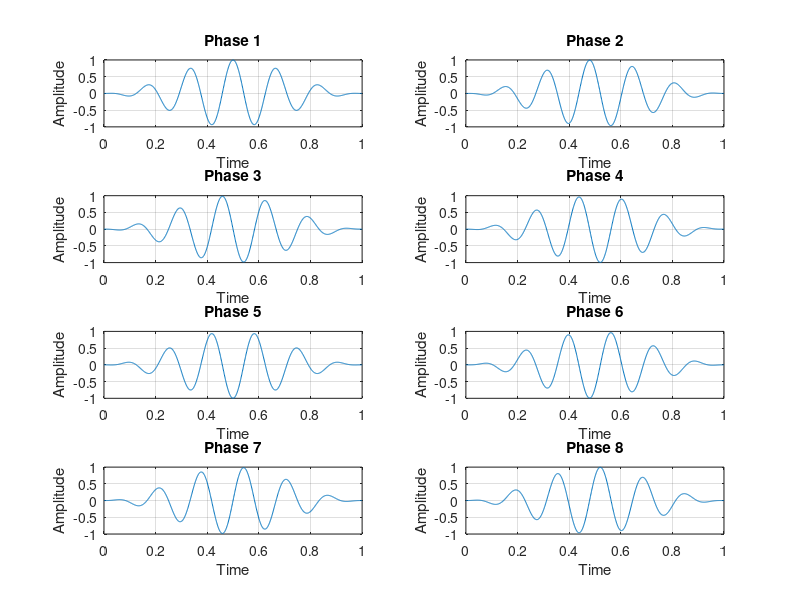

Write MATLAB code to recreate this figure. (Note: this script raises an error after producing the figure.)
T = 1; % Time period
fc = 6 / T; % Carrier frequency
M = 8; % Number of phases for PSK
t = linspace(0, T, 1000); % Time vector
% Define GT(t) pulse shape function
GT = @(t) 0.5 * (1 - cos(2 * pi * t / T)) .* (0 <= t & t <= T);
% Generate 8-PSK waveforms
theta = linspace(0, 2 * pi, M + 1); % Phase angles
theta = theta(1:M); % Remove the last angle to avoid overlap
PSK_waveforms = zeros(M, length(t));
for i = 1:M
 PSK_waveforms(i, :) = cos(2 * pi * fc * t + theta(i)) .* GT(t);
end
% Plotting the 8-PSK signal waveforms
figure;
for i = 1:M
 subplot(M/2, 2, i);
 plot(t, PSK_waveforms(i, :));
 title(['Phase ' num2str(i)]);
 xlabel('Time');
 ylabel('Amplitude');
 grid on;
end
sgtitle('8-PSK Signal Waveforms with GT(t) Pulse Shape');
